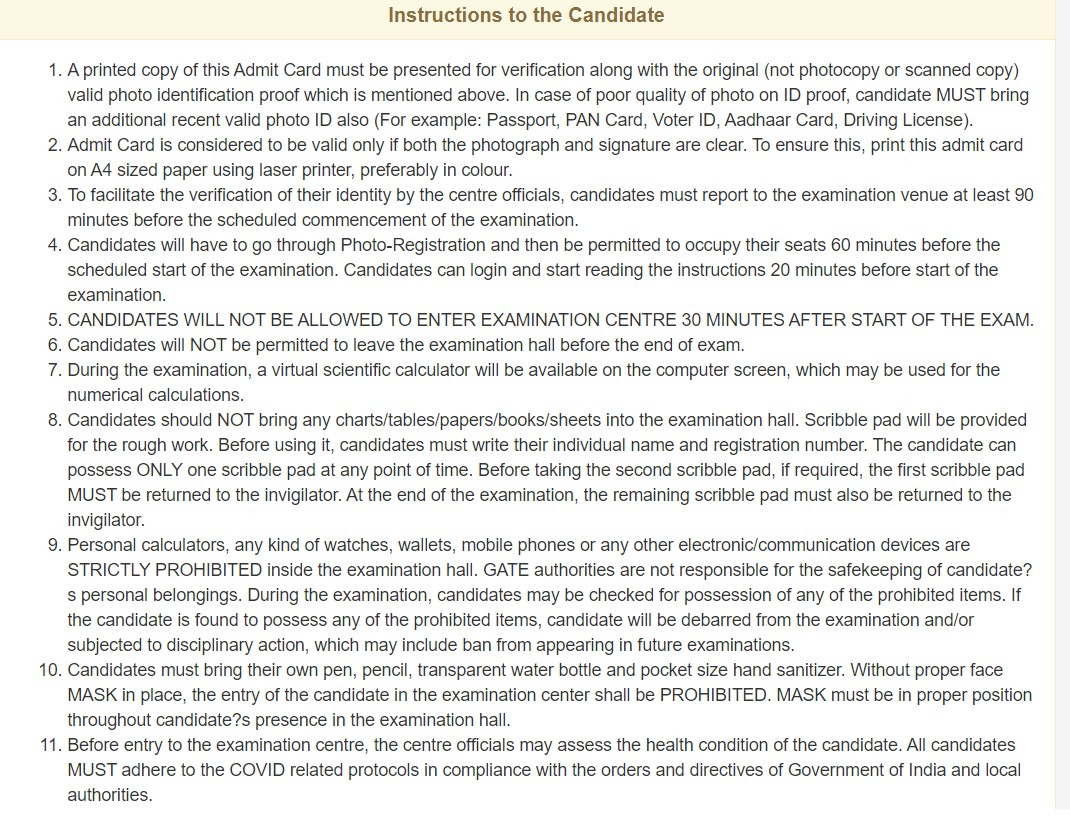
#> input picture staticfiles/g1.jpg, 1070 x 816 px
$ python -i cam.py   (imports and definitions only)   (older library calls are emulated)
#> lines starting #> are read from the running program, lines starting #| are printed output that depends on the picture; after the words box and inside, x2 and y2 are one past the last pixel; in counts of white or black regions, pixels touching at a corner belong together
### cube/rubik/cubiecube.py
import copy
from builtins import range

from cube.rubik.corner import URF, UFL, ULB, UBR, DFR, DLF, DBL, DRB, corner_values
from cube.rubik.edge import UR, UF, UL, UB, DR, DF, DL, DB, FR, FL, BL, BR, edge_values
from cube.rubik import facecube


# n choose k
# [45 lines left out: functions Cnk, rotateLeft, rotateRight, getURtoDF, not called in this run]


class CubieCube(object):
    """Cube on the cubie level"""

    # initialize to Id-Cube

    def __init__(self, cp=None, co=None, ep=None, eo=None):
        # corner permutation
        self.cp = copy.copy(cp) if cp else [URF, UFL, ULB, UBR, DFR, DLF, DBL, DRB]

        # corner orientation
        self.co = copy.copy(co) if co else [0, 0, 0, 0, 0, 0, 0, 0]

        # edge permutation
        self.ep = copy.copy(ep) if ep else [UR, UF, UL, UB, DR, DF, DL, DB, FR, FL, BL, BR]

        # edge orientation
        self.eo = copy.copy(eo) if eo else [0, 0, 0, 0, 0, 0, 0, 0, 0, 0, 0, 0]

    # [495 lines left out: functions toFaceCube, cornerMultiply, edgeMultiply, multiply, invCubieCube, getTwist and 20 more, not called in this run]


# ************************ Moves on the cubie level ****************************

cpU = [UBR, URF, UFL, ULB, DFR, DLF, DBL, DRB]
coU = [0, 0, 0, 0, 0, 0, 0, 0]
epU = [UB, UR, UF, UL, DR, DF, DL, DB, FR, FL, BL, BR]
eoU = [0, 0, 0, 0, 0, 0, 0, 0, 0, 0, 0, 0]

cpR = [DFR, UFL, ULB, URF, DRB, DLF, DBL, UBR]
coR = [2, 0, 0, 1, 1, 0, 0, 2]
epR = [FR, UF, UL, UB, BR, DF, DL, DB, DR, FL, BL, UR]
eoR = [0, 0, 0, 0, 0, 0, 0, 0, 0, 0, 0, 0]
cpF = [UFL, DLF, ULB, UBR, URF, DFR, DBL, DRB]
coF = [1, 2, 0, 0, 2, 1, 0, 0]
epF = [UR, FL, UL, UB, DR, FR, DL, DB, UF, DF, BL, BR]
eoF = [0, 1, 0, 0, 0, 1, 0, 0, 1, 1, 0, 0]
cpD = [URF, UFL, ULB, UBR, DLF, DBL, DRB, DFR]
coD = [0, 0, 0, 0, 0, 0, 0, 0]
epD = [UR, UF, UL, UB, DF, DL, DB, DR, FR, FL, BL, BR]
eoD = [0, 0, 0, 0, 0, 0, 0, 0, 0, 0, 0, 0]
cpL = [URF, ULB, DBL, UBR, DFR, UFL, DLF, DRB]
coL = [0, 1, 2, 0, 0, 2, 1, 0]
epL = [UR, UF, BL, UB, DR, DF, FL, DB, FR, UL, DL, BR]
eoL = [0, 0, 0, 0, 0, 0, 0, 0, 0, 0, 0, 0]
cpB = [URF, UFL, UBR, DRB, DFR, DLF, ULB, DBL]
coB = [0, 0, 1, 2, 0, 0, 2, 1]
epB = [UR, UF, UL, BR, DR, DF, DL, BL, FR, FL, UB, DB]
eoB = [0, 0, 0, 1, 0, 0, 0, 1, 0, 0, 1, 1]

# this CubieCube array represents the 6 basic cube moves
moveCube = [
    CubieCube(cp=cpU, co=coU, ep=epU, eo=eoU),
    CubieCube(cp=cpR, co=coR, ep=epR, eo=eoR),
    CubieCube(cp=cpF, co=coF, ep=epF, eo=eoF),
    CubieCube(cp=cpD, co=coD, ep=epD, eo=eoD),
    CubieCube(cp=cpL, co=coL, ep=epL, eo=eoL),
    CubieCube(cp=cpB, co=coB, ep=epB, eo=eoB),
]

### cube/rubik/coordcube.py
from builtins import range
import logging
import os.path
import pickle as cPickle

from cube.rubik.cubiecube import CubieCube, moveCube, getURtoDF

log = logging.getLogger(__name__)

cache_dir = os.path.join(os.path.dirname(__file__), 'prunetables')


# [17 lines left out: functions setPruning, getPruning, not called in this run]
    # return table[index] & 0xf


def load_cachetable(name):
#> further down, picture is the input picture: shape (816, 1070, 3); mean B, G, R 232.6, 234.3, 234.1
    obj = None
    try:
        with open(os.path.join(cache_dir, name + '.pkl'), 'rb') as f:
            obj = cPickle.load(f)
    except IOError as e:
        log.warning('could not read cache for %s: %s. Recalculating it...', name, e)
    return obj


def dump_cachetable(obj, name):
    with open(os.path.join(cache_dir, name + '.pkl'), 'wb') as f:
        cPickle.dump(obj, f)


class CoordCube(object):
    """Representation of the cube on the coordinate level"""

    N_TWIST = 2187  # 3^7 possible corner orientations
    N_FLIP = 2048   # 2^11 possible edge flips
    N_SLICE1 = 495  # 12 choose 4 possible positions of FR,FL,BL,BR edges
    N_SLICE2 = 24   # 4! permutations of FR,FL,BL,BR edges in phase2
    N_PARITY = 2    # 2 possible corner parities
    N_URFtoDLF = 20160  # 8!/(8-6)! permutation of URF,UFL,ULB,UBR,DFR,DLF corners
    N_FRtoBR = 11880    # 12!/(12-4)! permutation of FR,FL,BL,BR edges
    N_URtoUL = 1320     # 12!/(12-3)! permutation of UR,UF,UL edges
    N_UBtoDF = 1320     # 12!/(12-3)! permutation of UB,DR,DF edges
    N_URtoDF = 20160    # 8!/(8-6)! permutation of UR,UF,UL,UB,DR,DF edges in phase2

    N_URFtoDLB = 40320  # 8! permutations of the corners
    N_URtoBR = 479001600    # 8! permutations of the corners

    N_MOVE = 18

    # All coordinates are 0 for a solved cube except for UBtoDF, which is 114
    # short twist
    # short flip
    # short parity
    # short FRtoBR
    # short URFtoDLF
    # short URtoUL
    # short UBtoDF
    # int URtoDF

    # [33 lines left out: functions __init__, move, not called in this run]

    # ******************************************Phase 1 move tables*****************************************************

    log.debug('Preparing move table for the twists of the corners...')
    # Move table for the twists of the corners
    # twist < 2187 in phase 2.
    # twist = 0 in phase 2.
    twistMove = load_cachetable('twistMove')
    if not twistMove:
        twistMove = [[0] * N_MOVE for i in range(N_TWIST)]   # new short[N_TWIST][N_MOVE]
        a = CubieCube()
        for i in range(N_TWIST):
            a.setTwist(i)
            for j in range(6):
                for k in range(3):
                    a.cornerMultiply(moveCube[j])
                    twistMove[i][3 * j + k] = a.getTwist()
                a.cornerMultiply(moveCube[j])   # 4. faceturn restores
                # a
        dump_cachetable(twistMove, 'twistMove')

    # ++++++++++++++++++++++++++++++++++++++++++++++++++++++++++++++++++++++++++++++++++++++++++++++++++++++++++++++++++
    # Move table for the flips of the edges
    # flip < 2048 in phase 1
    # flip = 0 in phase 2.
    log.debug('Preparing move table for the flips of the edges')

    flipMove = load_cachetable('flipMove')
    if not flipMove:
        flipMove = [[0] * N_MOVE for i in range(N_FLIP)]     # new short[N_FLIP][N_MOVE]
        a = CubieCube()
        for i in range(N_FLIP):
            a.setFlip(i)
            for j in range(6):
                for k in range(3):
                    a.edgeMultiply(moveCube[j])
                    flipMove[i][3 * j + k] = a.getFlip()
                a.edgeMultiply(moveCube[j])
                # a
        dump_cachetable(flipMove, 'flipMove')

    # ++++++++++++++++++++++++++++++++++++++++++++++++++++++++++++++++++++++++++++++++++++++++++++++++++++++++++++++++++
    # Parity of the corner permutation. This is the same as the parity for the edge permutation of a valid cube.
    # parity has values 0 and 1
    parityMove = [
        [1, 0, 1, 1, 0, 1, 1, 0, 1, 1, 0, 1, 1, 0, 1, 1, 0, 1],
        [0, 1, 0, 0, 1, 0, 0, 1, 0, 0, 1, 0, 0, 1, 0, 0, 1, 0],
    ]

    # ***********************************Phase 1 and 2 movetable********************************************************
    log.debug('Preparing move table for the four UD-slice edges FR, FL, Bl and BR')
    # ++++++++++++++++++++++++++++++++++++++++++++++++++++++++++++++++++++++++++++++++++++++++++++++++++++++++++++++++++
    # Move table for the four UD-slice edges FR, FL, Bl and BR
    # FRtoBRMove < 11880 in phase 1
    # FRtoBRMove < 24 in phase 2
    # FRtoBRMove = 0 for solved cube

    FRtoBR_Move = load_cachetable('FRtoBR_Move')
    if not FRtoBR_Move:
        FRtoBR_Move = [[0] * N_MOVE for i in range(N_FRtoBR)]    # new short[N_FRtoBR][N_MOVE]
        a = CubieCube()
        for i in range(N_FRtoBR):
            a.setFRtoBR(i)
            for j in range(6):
                for k in range(3):
                    a.edgeMultiply(moveCube[j])
                    FRtoBR_Move[i][3 * j + k] = a.getFRtoBR()
                a.edgeMultiply(moveCube[j])
        dump_cachetable(FRtoBR_Move, 'FRtoBR_Move')

    # *******************************************Phase 1 and 2 movetable************************************************

    # ++++++++++++++++++++++++++++++++++++++++++++++++++++++++++++++++++++++++++++++++++++++++++++++++++++++++++++++++++
    # Move table for permutation of six corners. The positions of the DBL and DRB corners are determined by the parity.
    # URFtoDLF < 20160 in phase 1
    # URFtoDLF < 20160 in phase 2
    # URFtoDLF = 0 for solved cube.
    log.debug('Preparing move table for permutation of six corners. The positions of the DBL and DRB corners are determined by the parity.')
    URFtoDLF_Move = load_cachetable('URFtoDLF_Move')
    if not URFtoDLF_Move:
        URFtoDLF_Move = [[0] * N_MOVE for i in range(N_URFtoDLF)]    # new short[N_URFtoDLF][N_MOVE]
        a = CubieCube()
        for i in range(N_URFtoDLF):
            a.setURFtoDLF(i)
            for j in range(6):
                for k in range(3):
                    a.cornerMultiply(moveCube[j])
                    URFtoDLF_Move[i][3 * j + k] = a.getURFtoDLF()
                a.cornerMultiply(moveCube[j])
        dump_cachetable(URFtoDLF_Move, 'URFtoDLF_Move')

    # ++++++++++++++++++++++++++++++++++++++++++++++++++++++++++++++++++++++++++++++++++++++++++++++++++++++++++++++++++
    # Move table for the permutation of six U-face and D-face edges in phase2. The positions of the DL and DB edges are
    # determined by the parity.
    # URtoDF < 665280 in phase 1
    # URtoDF < 20160 in phase 2
    # URtoDF = 0 for solved cube.
    log.debug('Preparing move table for the permutation of six U-face and D-face edges in phase2. The positions of the DL and DB edges are')
    URtoDF_Move = load_cachetable('URtoDF_Move')
    if not URtoDF_Move:
        URtoDF_Move = [[0] * N_MOVE for i in range(N_URtoDF)]    # new short[N_URtoDF][N_MOVE]
        a = CubieCube()
        for i in range(N_URtoDF):
            a.setURtoDF(i)
            for j in range(6):
                for k in range(3):
                    a.edgeMultiply(moveCube[j])
                    URtoDF_Move[i][3 * j + k] = a.getURtoDF()
                    # Table values are only valid for phase 2 moves!
                    # For phase 1 moves, casting to short is not possible.
                a.edgeMultiply(moveCube[j])
        dump_cachetable(URtoDF_Move, 'URtoDF_Move')

    # **************************helper move tables to compute URtoDF for the beginning of phase2************************
    # ++++++++++++++++++++++++++++++++++++++++++++++++++++++++++++++++++++++++++++++++++++++++++++++++++++++++++++++++++
    # Move table for the three edges UR,UF and UL in phase1.
    log.debug('Preparing move table for the three edges UR,UF and UL in phase1.')
    URtoUL_Move = load_cachetable('URtoUL_Move')
    if not URtoUL_Move:
        URtoUL_Move = [[0] * N_MOVE for i in range(N_URtoUL)]    # new short[N_URtoUL][N_MOVE]
        a = CubieCube()
        for i in range(N_URtoUL):
            a.setURtoUL(i)
            for j in range(6):
                for k in range(3):
                    a.edgeMultiply(moveCube[j])
                    URtoUL_Move[i][3 * j + k] = a.getURtoUL()
                a.edgeMultiply(moveCube[j])
        dump_cachetable(URtoUL_Move, 'URtoUL_Move')

    # ++++++++++++++++++++++++++++++++++++++++++++++++++++++++++++++++++++++++++++++++++++++++++++++++++++++++++++++++++
    # Move table for the three edges UB,DR and DF in phase1.
    log.debug('Preparing move table for the three edges UB,DR and DF in phase1.')
    UBtoDF_Move = load_cachetable('UBtoDF_Move')
    if not UBtoDF_Move:
        UBtoDF_Move = [[0] * N_MOVE for i in range(N_UBtoDF)]    # new short[N_UBtoDF][N_MOVE]
        a = CubieCube()
        for i in range(N_UBtoDF):
            a.setUBtoDF(i)
            for j in range(6):
                for k in range(3):
                    a.edgeMultiply(moveCube[j])
                    UBtoDF_Move[i][3 * j + k] = a.getUBtoDF()
                a.edgeMultiply(moveCube[j])
        dump_cachetable(UBtoDF_Move, 'UBtoDF_Move')

    # ++++++++++++++++++++++++++++++++++++++++++++++++++++++++++++++++++++++++++++++++++++++++++++++++++++++++++++++++++
    # Table to merge the coordinates of the UR,UF,UL and UB,DR,DF edges at the beginning of phase2
    log.debug('Preparing table to merge the coordinates of the UR,UF,UL and UB,DR,DF edges at the beginning of phase2')
    MergeURtoULandUBtoDF = load_cachetable('MergeURtoULandUBtoDF')
    if not MergeURtoULandUBtoDF:
        MergeURtoULandUBtoDF = [[0] * 336 for i in range(336)]   # new short[336][336]
        # for i, j <336 the six edges UR,UF,UL,UB,DR,DF are not in the
        # UD-slice and the index is <20160
        for uRtoUL in range(336):
            for uBtoDF in range(336):
                MergeURtoULandUBtoDF[uRtoUL][uBtoDF] = getURtoDF(uRtoUL, uBtoDF)
        dump_cachetable(MergeURtoULandUBtoDF, 'MergeURtoULandUBtoDF')

    # ****************************************Pruning tables for the search*********************************************
    # ++++++++++++++++++++++++++++++++++++++++++++++++++++++++++++++++++++++++++++++++++++++++++++++++++++++++++++++++++
    # Pruning table for the permutation of the corners and the UD-slice edges in phase2.
    # The pruning table entries give a lower estimation for the number of moves to reach the solved cube.
    log.debug('Preparing pruning table for the permutation of the corners and the UD-slice edges in phase2.')
    Slice_URFtoDLF_Parity_Prun = load_cachetable('Slice_URFtoDLF_Parity_Prun')
    if not Slice_URFtoDLF_Parity_Prun:
        Slice_URFtoDLF_Parity_Prun = [-1] * (N_SLICE2 * N_URFtoDLF * N_PARITY // 2)     # new byte[N_SLICE2 * N_URFtoDLF * N_PARITY / 2]
        # Slice_URFtoDLF_Parity_Prun = [-1] * (N_SLICE2 * N_URFtoDLF * N_PARITY)
        depth = 0
        setPruning(Slice_URFtoDLF_Parity_Prun, 0, 0)
        done = 1
        while (done != N_SLICE2 * N_URFtoDLF * N_PARITY):
            for i in range(N_SLICE2 * N_URFtoDLF * N_PARITY):
                parity = i % 2
                URFtoDLF = (i // 2) // N_SLICE2
                _slice = (i // 2) % N_SLICE2
                if getPruning(Slice_URFtoDLF_Parity_Prun, i) == depth:
                    for j in range(18):
                        if j in (3, 5, 6, 8, 12, 14, 15, 17):
                            continue
                        else:
                            newSlice = FRtoBR_Move[_slice][j]
                            newURFtoDLF = URFtoDLF_Move[URFtoDLF][j]
                            newParity = parityMove[parity][j]
                            if (getPruning(Slice_URFtoDLF_Parity_Prun, (N_SLICE2 * newURFtoDLF + newSlice) * 2 + newParity) == 0x0f):
                                setPruning(
                                    Slice_URFtoDLF_Parity_Prun,
                                    (N_SLICE2 * newURFtoDLF + newSlice) * 2 + newParity,
                                    (depth + 1) & 0xff
                                )
                                done += 1

            depth += 1
        dump_cachetable(Slice_URFtoDLF_Parity_Prun, 'Slice_URFtoDLF_Parity_Prun')

    # ++++++++++++++++++++++++++++++++++++++++++++++++++++++++++++++++++++++++++++++++++++++++++++++++++++++++++++++++++
    # Pruning table for the permutation of the edges in phase2.
    # The pruning table entries give a lower estimation for the number of moves to reach the solved cube.
    log.debug('Preparing pruning table for the permutation of the edges in phase2.')
    Slice_URtoDF_Parity_Prun = load_cachetable('Slice_URtoDF_Parity_Prun')
    if not Slice_URtoDF_Parity_Prun:
        Slice_URtoDF_Parity_Prun = [-1] * (N_SLICE2 * N_URtoDF * N_PARITY // 2)  # new byte[N_SLICE2 * N_URtoDF * N_PARITY / 2]
        # Slice_URtoDF_Parity_Prun = [-1] * (N_SLICE2 * N_URtoDF * N_PARITY)  # new byte[N_SLICE2 * N_URtoDF * N_PARITY / 2]
        depth = 0
        setPruning(Slice_URtoDF_Parity_Prun, 0, 0)
        done = 1
        while (done != N_SLICE2 * N_URtoDF * N_PARITY):
            for i in range(N_SLICE2 * N_URtoDF * N_PARITY):
                parity = i % 2
                URtoDF = (i // 2) // N_SLICE2
                _slice = (i // 2) % N_SLICE2
                if (getPruning(Slice_URtoDF_Parity_Prun, i) == depth):
                    for j in range(18):
                        if j in (3, 5, 6, 8, 12, 14, 15, 17):
                            continue
                        else:
                            newSlice = FRtoBR_Move[_slice][j]
                            newURtoDF = URtoDF_Move[URtoDF][j]
                            newParity = parityMove[parity][j]
                            if (getPruning(Slice_URtoDF_Parity_Prun, (N_SLICE2 * newURtoDF + newSlice) * 2 + newParity) == 0x0f):
                                setPruning(
                                    Slice_URtoDF_Parity_Prun,
                                    (N_SLICE2 * newURtoDF + newSlice) * 2 + newParity,
                                    (depth + 1) & 0xff
                                )
                                done += 1
            depth += 1
        dump_cachetable(Slice_URtoDF_Parity_Prun, 'Slice_URtoDF_Parity_Prun')

    # ++++++++++++++++++++++++++++++++++++++++++++++++++++++++++++++++++++++++++++++++++++++++++++++++++++++++++++++++++
    # Pruning table for the twist of the corners and the position (not permutation) of the UD-slice edges in phase1
    # The pruning table entries give a lower estimation for the number of moves to reach the H-subgroup.
    log.debug('Pruning table for the twist of the corners and the position (not permutation) of the UD-slice edges in phase1')
    Slice_Twist_Prun = load_cachetable('Slice_Twist_Prun')
    if not Slice_Twist_Prun:
        Slice_Twist_Prun = [-1] * (N_SLICE1 * N_TWIST // 2 + 1)  # new byte[N_SLICE1 * N_TWIST / 2 + 1]
        # Slice_Twist_Prun = [-1] * (N_SLICE1 * N_TWIST + 1)  # new byte[N_SLICE1 * N_TWIST / 2 + 1]
        depth = 0
        setPruning(Slice_Twist_Prun, 0, 0)
        done = 1
        while (done != N_SLICE1 * N_TWIST):
            for i in range(N_SLICE1 * N_TWIST):
                twist = i // N_SLICE1
                _slice = i % N_SLICE1
                if (getPruning(Slice_Twist_Prun, i) == depth):
                    for j in range(18):
                        newSlice = FRtoBR_Move[_slice * 24][j] // 24
                        newTwist = twistMove[twist][j]
                        if (getPruning(Slice_Twist_Prun, N_SLICE1 * newTwist + newSlice) == 0x0f):
                            setPruning(Slice_Twist_Prun, N_SLICE1 * newTwist + newSlice, (depth + 1) & 0xff)
                            done += 1

            depth += 1
        dump_cachetable(Slice_Twist_Prun, 'Slice_Twist_Prun')

    # ++++++++++++++++++++++++++++++++++++++++++++++++++++++++++++++++++++++++++++++++++++++++++++++++++++++++++++++++++
    # Pruning table for the flip of the edges and the position (not permutation) of the UD-slice edges in phase1
    # The pruning table entries give a lower estimation for the number of moves to reach the H-subgroup.
    log.debug('Pruning table for the flip of the edges and the position (not permutation) of the UD-slice edges in phase1')
    Slice_Flip_Prun = load_cachetable('Slice_Flip_Prun')
    if not Slice_Flip_Prun:
        Slice_Flip_Prun = [-1] * (N_SLICE1 * N_FLIP // 2)    # new byte[N_SLICE1 * N_FLIP / 2]
        # Slice_Flip_Prun = [-1] * (N_SLICE1 * N_FLIP)    # new byte[N_SLICE1 * N_FLIP / 2]
        depth = 0
        setPruning(Slice_Flip_Prun, 0, 0)
        done = 1
        while (done != N_SLICE1 * N_FLIP):
            for i in range(N_SLICE1 * N_FLIP):
                flip = i // N_SLICE1
                _slice = i % N_SLICE1
                if (getPruning(Slice_Flip_Prun, i) == depth):
                    for j in range(18):
                        newSlice = FRtoBR_Move[_slice * 24][j] // 24
                        newFlip = flipMove[flip][j]
                        if (getPruning(Slice_Flip_Prun, N_SLICE1 * newFlip + newSlice) == 0x0f):
                            setPruning(Slice_Flip_Prun, N_SLICE1 * newFlip + newSlice, (depth + 1) & 0xff)
                            done += 1
            depth += 1
        dump_cachetable(Slice_Flip_Prun, 'Slice_Flip_Prun')

### cube/rubik/cam.py
import cv2
import sys
import time
from cube.rubik import startpoint
import numpy as np
import random as rng
from scipy import stats
from datetime import datetime

from cube.rubik.rotate import *

# [9 lines left out: function concat, not called in this run]

def detect_face(bgr_image_input):

    gray = cv2.cvtColor(bgr_image_input,cv2.COLOR_BGR2GRAY)

    kernel = cv2.getStructuringElement(cv2.MORPH_ELLIPSE,(2,2))
    gray = cv2.morphologyEx(gray, cv2.MORPH_OPEN, kernel)
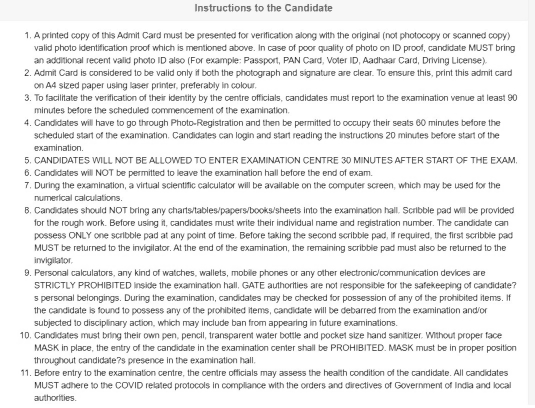
#> gray: shape (816, 1070) (shown at 1/2 size); min 44, max 255, mean 233.8
    gray = cv2.morphologyEx(gray, cv2.MORPH_CLOSE, kernel)
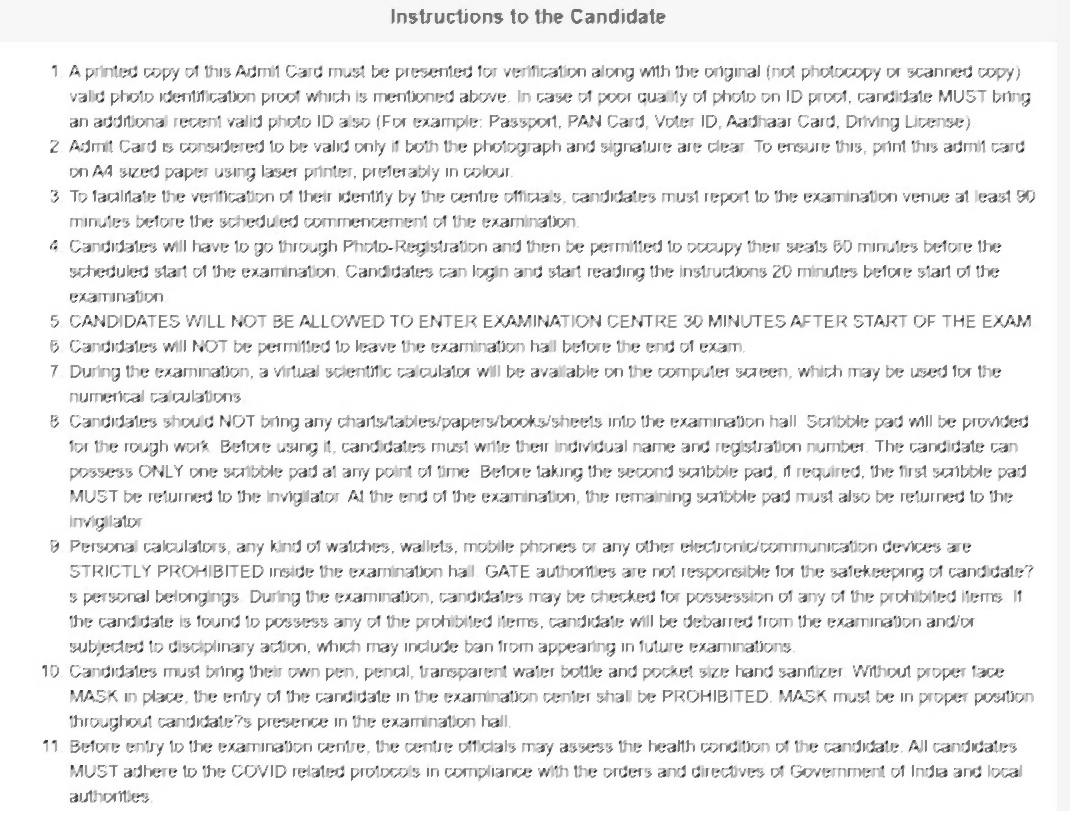
#> gray: shape (816, 1070); min 51, max 255, mean 238.9

    gray = cv2.adaptiveThreshold(gray,20,cv2.ADAPTIVE_THRESH_GAUSSIAN_C,cv2.THRESH_BINARY_INV,5,0)
#> gray: shape (816, 1070); values 0 (black) and 20 (white), 70.9% white; black in thin lines or dots
    #cv2.imwrite()
    try:
         _, contours, hierarchy = cv2.findContours(gray,cv2.RETR_CCOMP,cv2.CHAIN_APPROX_NONE)
#> contours = 14915 contours, 13370 with area under 20; largest, box (x1, y1, x2, y2) and area: (0, 43, 1070, 816) 814483, (0, 0, 1070, 811) 52908, (481, 560, 1037, 610) 11697, (65, 183, 569, 210) 8158, (385, 309, 853, 336) 8015
#> (the rest of the program and of its run is left out)
